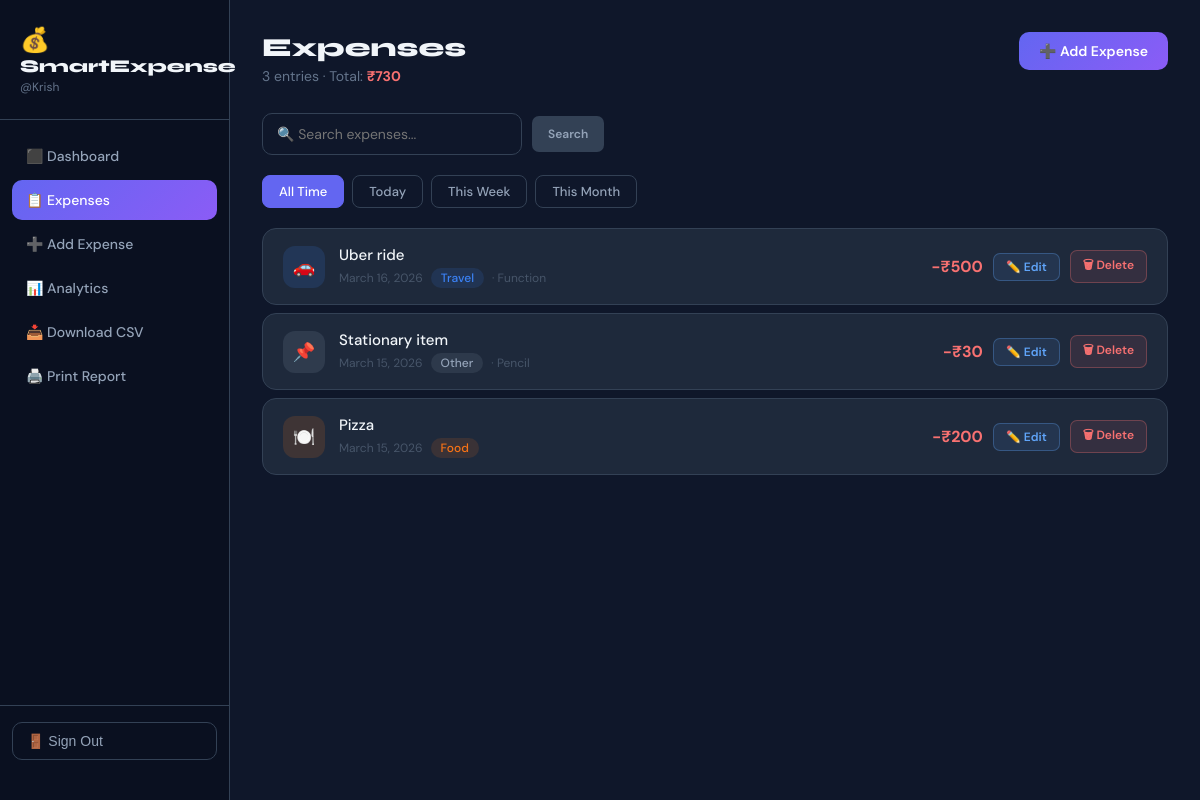
The app's page /expenses/ (signed in) with its own data.
### expenses/models.py (models this page shows, shortened)
class Expense(models.Model):
    user = models.ForeignKey(User, on_delete=models.CASCADE, related_name='expenses')
    description = models.CharField(max_length=255)
    amount = models.DecimalField(max_digits=10, decimal_places=2)
    date = models.DateField()
    category = models.CharField(max_length=50, choices=CATEGORY_CHOICES, default='Other')
    notes = models.TextField(blank=True, null=True)
    created_at = models.DateTimeField(auto_now_add=True)
    class Meta:
        ordering = ['-date', '-created_at']

### expenses/views.py (the view)
# urls.py: path('expenses/', views.expense_list, name='expense_list'),
@login_required
def expense_list(request):
    filter_val = request.GET.get('filter', 'all')
    search = request.GET.get('search', '')
    expenses = get_filtered_expenses(request.user, filter_val, search)
    total = expenses.aggregate(Sum('amount'))['amount__sum'] or 0
    context = {
        'expenses': expenses,
        'filter': filter_val,
        'search': search,
        'total': total,
        'count': expenses.count(),
        'category_icons': CATEGORY_ICONS,
        'category_colors': CATEGORY_COLORS,
    }
    return render(request, 'expenses/expense_list.html', context)

### expenses/templatetags/expense_extras.py (called while the page is built)
@register.filter
def get_item(dictionary, key):
    return dictionary.get(key, '')

### expenses/views.py (called while the page is built)
def get_filtered_expenses(user, filter_val='all', search=''):
    qs = Expense.objects.filter(user=user)
    today = datetime.date.today()
    if filter_val == 'today':
        qs = qs.filter(date=today)
    elif filter_val == 'week':
        week_ago = today - datetime.timedelta(days=7)
        qs = qs.filter(date__gte=week_ago)
    elif filter_val == 'month':
        qs = qs.filter(date__year=today.year, date__month=today.month)
    if search:
        qs = qs.filter(Q(description__icontains=search) | Q(category__icontains=search) | Q(notes__icontains=search))
    return qs

### templates/expenses/expense_list.html (shortened to what this page needs)
{% extends "expenses/base.html" %}
{% load expense_extras %}
{% block content %}
<div class="page">
  <div class="page-header" style="display:flex;justify-content:space-between;align-items:flex-start;flex-wrap:wrap;gap:12px;">
    <div>
      <h2 class="page-title">Expenses</h2>
      <p class="page-sub">{{ count }} entr{{ count|pluralize:"y,ies" }} · Total: <span style="color:#f87171;font-weight:700;">₹{{ total|floatformat:0 }}</span></p>
    </div>
    <a href="{% url 'add_expense' %}" class="btn btn-primary">➕ Add Expense</a>
  </div>
  <form method="get" style="margin-bottom:20px;">
    <div style="display:flex;gap:10px;flex-wrap:wrap;align-items:center;">
      <input type="text" name="search" value="{{ search }}" class="form-control"
             placeholder="🔍 Search expenses..." style="max-width:260px;">
      <button type="submit" class="btn btn-secondary btn-sm" style="padding:10px 16px;">Search</button>
    </div>
  </form>
  <div class="filter-pills">
    <a href="?filter=all&search={{ search }}" class="pill {% if filter == 'all' %}active{% endif %}">All Time</a>
    <a href="?filter=today&search={{ search }}" class="pill {% if filter == 'today' %}active{% endif %}">Today</a>
    <a href="?filter=week&search={{ search }}" class="pill {% if filter == 'week' %}active{% endif %}">This Week</a>
    <a href="?filter=month&search={{ search }}" class="pill {% if filter == 'month' %}active{% endif %}">This Month</a>
  </div>
  {% if expenses %}
    <div style="display:flex;flex-direction:column;gap:8px;">
      {% for e in expenses %}
      <div style="background:#1e293b;border:1px solid #334155;border-radius:14px;padding:16px 20px;display:flex;justify-content:space-between;align-items:center;gap:12px;flex-wrap:wrap;">
        <div style="display:flex;align-items:center;gap:14px;flex:1;min-width:0;">
          <div style="width:42px;height:42px;border-radius:12px;background:{{ category_colors|get_item:e.category }}25;display:flex;align-items:center;justify-content:center;font-size:18px;flex-shrink:0;">
            {{ category_icons|get_item:e.category }}
          </div>
          <div style="min-width:0;">
            <p style="color:#f1f5f9;font-size:15px;font-weight:500;white-space:nowrap;overflow:hidden;text-overflow:ellipsis;">{{ e.description }}</p>
            <div style="display:flex;gap:8px;align-items:center;flex-wrap:wrap;margin-top:3px;">
              <span style="color:#475569;font-size:12px;">{{ e.date }}</span>
              <span class="badge" style="background:{{ category_colors|get_item:e.category }}20;color:{{ category_colors|get_item:e.category }};">{{ e.category }}</span>
              {% if e.notes %}<span style="color:#475569;font-size:12px;">· {{ e.notes|truncatechars:40 }}</span>{% endif %}
            </div>
          </div>
        </div>
        <div style="display:flex;align-items:center;gap:10px;flex-shrink:0;">
          <span style="color:#f87171;font-weight:700;font-size:16px;">−₹{{ e.amount|floatformat:0 }}</span>
          <a href="{% url 'edit_expense' e.pk %}" class="btn btn-edit btn-sm">✏️ Edit</a>
          <form method="post" action="{% url 'delete_expense' e.pk %}" style="display:inline;"
                onsubmit="return confirm('Delete this expense?')">
            <button type="submit" class="btn btn-danger btn-sm">🗑 Delete</button>
          </form>
        </div>
      </div>
      {% endfor %}
    </div>
  {% else %}
    <div class="empty">
      <div class="empty-icon">🧾</div>
      <p style="font-size:16px;margin-bottom:8px;">No expenses found</p>
      <a href="{% url 'add_expense' %}" class="btn btn-primary" style="margin-top:12px;">Add Your First Expense</a>
    </div>
  {% endif %}
</div>
{% endblock %}

### templates/expenses/base.html (shortened to what this page needs)
<!DOCTYPE html>
<html lang="en">
<head>
</head>
<body>
{% load expense_extras %}
{% if user.is_authenticated %}
<aside class="sidebar">
  <div class="sidebar-brand">
    <div class="emoji">💰</div>
    <h1>SmartExpense</h1>
    <div class="username">@{{ user.username }}</div>
  </div>
  <nav class="sidebar-nav">
    <a href="{% url 'dashboard' %}" class="nav-link {% if request.resolver_match.url_name == 'dashboard' %}active{% endif %}">⬛ Dashboard</a>
    <a href="{% url 'expense_list' %}" class="nav-link {% if request.resolver_match.url_name == 'expense_list' %}active{% endif %}">📋 Expenses</a>
    <a href="{% url 'add_expense' %}" class="nav-link {% if request.resolver_match.url_name == 'add_expense' %}active{% endif %}">➕ Add Expense</a>
    <a href="{% url 'analytics' %}" class="nav-link {% if request.resolver_match.url_name == 'analytics' %}active{% endif %}">📊 Analytics</a>
    <a href="{% url 'download_csv' %}" class="nav-link">📥 Download CSV</a>
    <a href="{% url 'download_pdf' %}" class="nav-link" target="_blank">🖨️ Print Report</a>
  </nav>
  <div class="sidebar-footer">
    <form method="post" action="{% url 'logout' %}">{% csrf_token %}
      <button type="submit" class="logout-btn">🚪 Sign Out</button>
    </form>
  </div>
</aside>
{% endif %}
<main class="main">
  {% block content %}{% endblock %}
</main>
</body>
</html>

### templates/expenses/base.html (style rules this page uses)
*, *::before, *::after { box-sizing: border-box; margin: 0; padding: 0; }
:root { --bg: #0f172a; --surface: #1e293b; --border: #334155; --text: #f1f5f9; --muted: #94a3b8; --dim: #64748b; --primary: #6366f1; --primary2: #8b5cf6; --danger: #f87171; --success: #4ade80; }
body { background: var(--bg); color: var(--text); font-family: 'DM Sans', sans-serif; display: flex; min-height: 100vh; }
.sidebar { width: 230px; background: #0a1020; border-right: 1px solid var(--border); display: flex; flex-direction: column; padding: 24px 0; min-height: 100vh; flex-shrink: 0; position: sticky; top: 0; }
.sidebar-brand { padding: 0 20px 24px; border-bottom: 1px solid var(--border); }
.sidebar-brand .emoji { font-size: 24px; }
.sidebar-brand h1 { font-family: 'Syne', sans-serif; font-size: 18px; font-weight: 800; color: var(--text); }
.sidebar-brand .username { font-size: 12px; color: var(--dim); margin-top: 2px; }
.sidebar-nav { flex: 1; padding: 16px 12px; }
.nav-link { display: flex; align-items: center; gap: 10px; padding: 11px 14px; border-radius: 10px; color: var(--muted); font-size: 14px; font-weight: 500; text-decoration: none; transition: all .15s; margin-bottom: 4px; }
.nav-link.active { background: linear-gradient(135deg, var(--primary), var(--primary2)); color: #fff; }
.sidebar-footer { padding: 16px 12px; border-top: 1px solid var(--border); }
.logout-btn { display: block; width: 100%; padding: 10px 14px; border-radius: 10px; border: 1px solid var(--border); background: transparent; color: var(--muted); cursor: pointer; font-size: 14px; font-weight: 500; text-align: left; text-decoration: none; transition: all .15s; }
.main { flex: 1; overflow-y: auto; max-height: 100vh; }
.page { padding: 32px; }
.page-header { margin-bottom: 28px; }
.page-title { font-family: 'Syne', sans-serif; font-size: 26px; font-weight: 800; color: var(--text); }
.page-sub { color: var(--dim); font-size: 14px; margin-top: 4px; }
.btn { display: inline-flex; align-items: center; gap: 6px; padding: 10px 20px; border-radius: 10px; border: none; cursor: pointer; font-size: 14px; font-weight: 600; font-family: 'DM Sans', sans-serif; text-decoration: none; transition: all .15s; }
.btn-primary { background: linear-gradient(135deg, var(--primary), var(--primary2)); color: #fff; }
.btn-danger { background: rgba(248,113,113,.1); border: 1px solid rgba(248,113,113,.3); color: var(--danger); }
.btn-secondary { background: var(--border); color: var(--muted); }
.btn-sm { padding: 5px 12px; font-size: 12px; border-radius: 7px; }
.btn-edit { background: rgba(96,165,250,.1); border: 1px solid rgba(96,165,250,.3); color: #60a5fa; }
.form-control { width: 100%; padding: 11px 14px; background: var(--bg); border: 1.5px solid var(--border); border-radius: 10px; color: var(--text); font-size: 14px; font-family: 'DM Sans', sans-serif; outline: none; transition: border .2s; }
.badge { display: inline-block; padding: 2px 10px; border-radius: 20px; font-size: 12px; font-weight: 500; }
.filter-pills { display: flex; gap: 8px; flex-wrap: wrap; margin-bottom: 20px; }
.pill { padding: 7px 16px; border-radius: 8px; border: 1px solid var(--border); color: var(--muted); font-size: 13px; font-weight: 500; text-decoration: none; transition: all .15s; }
.pill.active { background: var(--primary); border-color: var(--primary); color: #fff; }

### records on screen
Expense: category "🚗", description "Uber ride", date "March 16, 2026", category "Travel", notes "Function", amount "500"
Expense: category "📌", description "Stationary item", date "March 15, 2026", category "Other", notes "Pencil", amount "30"
Expense: category "🍽️", description "Pizza", date "March 15, 2026", category "Food", amount "200"

### other values on screen
{{ user.username }} "Krish"
{{ count }} "3"
{{ total|floatformat:0 }} "730"
